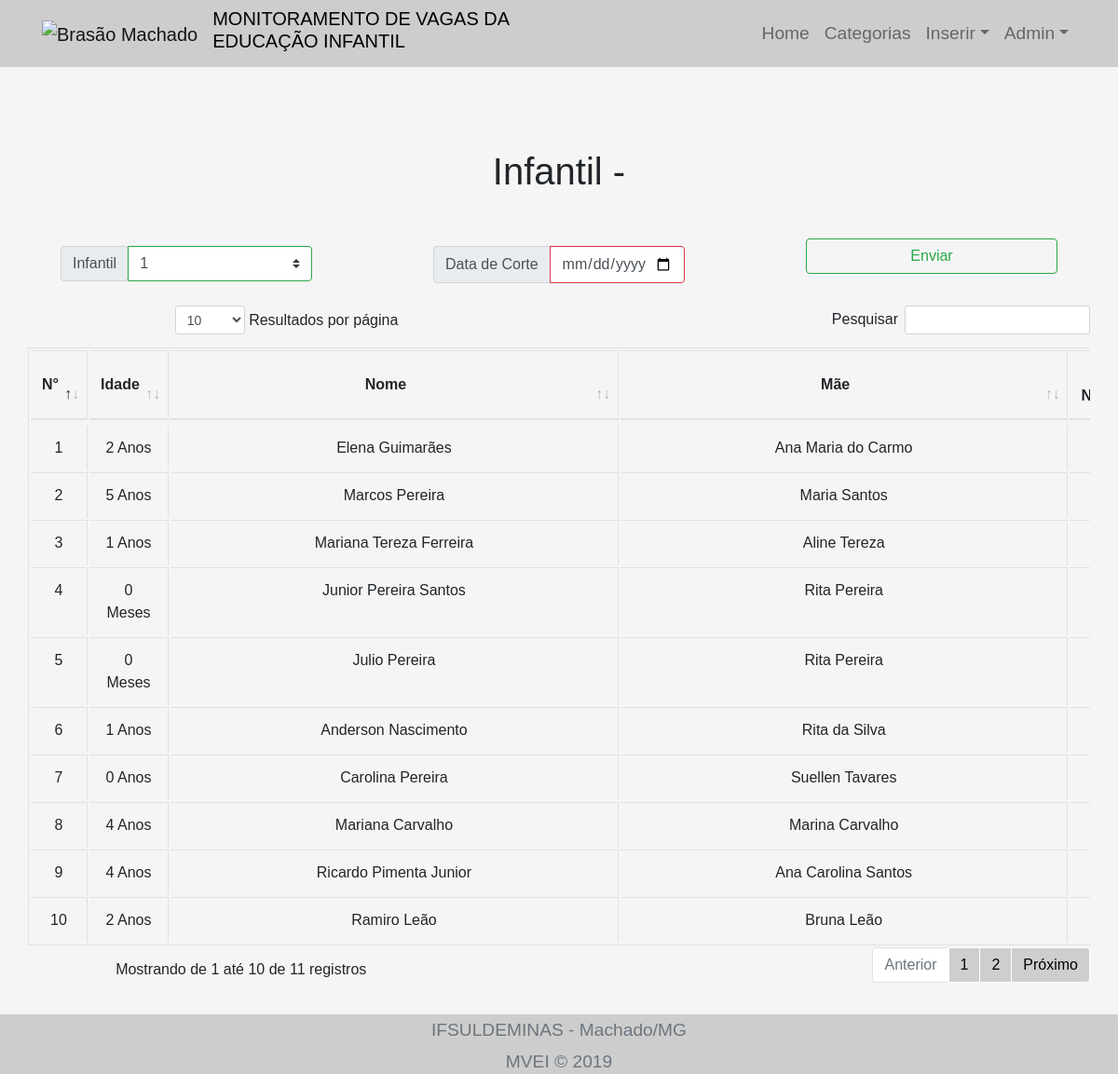
/view/categories.php?search=1 (signed in), run on the app's committed database.
### tables this page shows
CREATE TABLE IF NOT EXISTS `candidates` (
  `id` int(11) NOT NULL AUTO_INCREMENT,
  `name` varchar(255) NOT NULL,
  `birth_date` date NOT NULL,
  `tel1` bigint(12) NOT NULL,
  `tel2` bigint(12) DEFAULT NULL,
  `inscription_date` date NOT NULL,
  `situation` tinyint(3) NOT NULL,
  `obs` varchar(255) DEFAULT NULL,
  `conf_date` date DEFAULT NULL,
  `units_id` int(11) DEFAULT NULL,
  `classrooms_id` int(11) DEFAULT NULL,
  `parents_id` int(11) NOT NULL,
  PRIMARY KEY (`id`,`parents_id`),
  KEY `fk_candidates_classrooms_idx` (`classrooms_id`),
  KEY `fk_candidates_units_idx` (`units_id`),
  KEY `fk_candidates_parents1_idx` (`parents_id`)
);

CREATE TABLE IF NOT EXISTS `parents` (
  `id` int(11) NOT NULL AUTO_INCREMENT,
  `mother` varchar(255) DEFAULT NULL,
  `father` varchar(255) DEFAULT NULL,
  PRIMARY KEY (`id`)
);

### model/settings.config.php (called while the page is built)
<?php
$dbconfig = array(
	'driver' => 'mysql',
	'host' => 'localhost',
	'dbname' => 'infantil_education_mch',
	'username' => 'root',
	'password' => '',
	'options'=> array(PDO::ATTR_ERRMODE => PDO::ERRMODE_EXCEPTION,PDO::ATTR_DEFAULT_FETCH_MODE => PDO::FETCH_ASSOC));

### controller/CandidateController.php (called while the page is built, shortened)
<?php
require_once '../assets/helpers.php';
require_once '../model/settings.config.php';
require_once '../model/Candidate.php';
Class CandidateController extends Controller{
	private $candidate;
	public function __construct($dbconfig){
		$this->candidate = new Candidate($dbconfig);
	}
	private function getInterval($year,$endDate){
		$start_date = date("Y-m-d",strtotime("$endDate $year"));
		return $this->candidate->getCategory($start_date, $endDate);
	}
	public function getCategories($inf = '',$endDate = ''){
		switch ($inf) {
			default:
				$rows = $this->getInterval("-6 year",date("Y-m-d"));
				break;
		}
		return $rows;
	}
}
$controller = new CandidateController($dbconfig);
$controller->validateSession();
if (isset($_GET['search']) && $_GET['search'] == 1) {
	if (isset($_GET['inf']) && isset($_GET['date'])) {
		$year = $_GET['inf'];
		$endDate = $_GET['date'];
		$rows = $controller->getCategories($year,$endDate);
	}else
		$rows = $controller->getCategories();
}

### model/Candidate.php (called while the page is built, shortened)
<?php
Class Candidate extends Model{
	public function __construct($dbconfig){
		$this->dbconfig = $dbconfig;
	}
	public function getCategory($stDate,$endDate){
		try {
			$dbc = new DBConnection($this->dbconfig);
			$sql = "SELECT c.id cid, c.name cname, c.birth_date, c.tel1, c.tel2, c.inscription_date, c.situation, c.obs, c.conf_date,
						   a.id aid, a.street, a.number, a.neighborhood, p.id pid, p.mother, p.father
					FROM candidates c
					INNER JOIN addresses_has_candidates h ON h.candidates_id = c.id
					INNER JOIN addresses a ON a.id = h.addresses_id
					INNER JOIN parents p ON p.id = c.parents_id
					WHERE c.birth_date BETWEEN :stDate AND :endDate ORDER BY c.inscription_date";
			$params = array(':stDate' => $stDate, ':endDate' => $endDate);
			return $dbc->getQuery($sql,$params);
		} catch (PDOException $e) {
			echo __LINE__.$e->getMessage();
		}
	}
}

### model/DBConnection.php (called while the page is built, shortened)
<?php
Class DBConnection extends PDO{
    protected $_config;
    public $dbc;
    public function __construct(array $config) {
        $this->_config = $config;
    }
    private function createConnection(){
        $dsn = "" .
            $this->_config['driver'] .
            ":host=" . $this->_config['host'] .
            ";dbname=" . $this->_config['dbname'];
        try {
            $this->dbc = new PDO( $dsn, $this->_config[ 'username' ], $this->_config[ 'password' ], $this->_config['options']);
            $this->dbc->exec("set names utf8");
        } catch(PDOException $e ) {
            echo __LINE__.$e->getMessage();
        }
    }
    public function getQuery($sql,array $params = null) {
        $stmt = $this->dbc->prepare($sql);
        $stmt->execute($params);
        return  $stmt->fetchAll(PDO::FETCH_ASSOC);
    }
}

### assets/helpers.php (called while the page is built, shortened)
<?php
function dateDifference($date_1, $date_2, $differenceFormat = '%a'){
    $datetime1 = date_create($date_1, timezone_open('America/Sao_Paulo'));
    $datetime2 = date_create($date_2, timezone_open('America/Sao_Paulo'));
    $interval = date_diff($datetime1, $datetime2);
    if ($interval->format($differenceFormat) == 0) {
        $differenceFormat = '%m Meses';
    }
    if ($interval->format($differenceFormat) == 1) {
        $differenceFormat = '%y Ano';
    }
    if ($interval->format($differenceFormat) > 1) {
        $differenceFormat = '%y Anos';
    }
    return $interval->format($differenceFormat);
}

### view/categories.php (the view, shortened to what this page needs)
<?php
require_once '../assets/helpers.php';
require_once '../controller/CandidateController.php';
?>
    <section class="container-fluid text-center">
        <h1 class="mb-5"><span id='toolTip' tabindex='0' data-toggle='tooltip' title='A idade é baseada na data atual (<?php echo date("d-m-Y") ?>)' style='cursor: help;'> Infantil - <?php echo isset($_GET['inf'])?$_GET['inf']:"" ?></span></h1>
        <form action="categories.php" method="get" class="was-validated">
            <div class="row my-md-3 my-sm-5 justify-content-around">
                <div class="col-md-3 col-sm-12">
                    <div class="input-group my-2">
                        <div class="input-group-prepend">
                            <span id='toolTip' tabindex='0' data-toggle='tooltip' title='A idade é baseada na data atual' style='cursor: help;'>
                            <span class="input-group-text" id="basic-addon-I">Infantil</span>
                        </div>
                        <select class="custom-select" required id="inf" name="inf" aria-describedby="basic-addon-inf">
                            <option value='I' selected>1</option>
                        </select>
                    </div>
                </div>
                <div class="col-md-3 col-sm-12">
                    <div class="input-group my-2">
                        <div class="input-group-prepend">
                            <span class="input-group-text" id="basic-addon-date">Data de Corte</span>
                        </div>
                        <input type="date" required class="form-control" id="date" name="date" aria-describedby="basic-addon-date">
                    </div>
                </div>
                <div class="form-group col-md-3 col-sm-6">
                   <button type="submit" class="btn btn-outline-success btn-block" id="search" name="search" value="1">Enviar</button>
                </div>
            </div>
        </form>
        <table id="table_id" class="display table table-bordered table-hover" role="table">
            <thead>
                <tr>
                    <th scope="col" class="text-center align-middle">N°</th>
                    <th scope="col" class="text-center align-middle">Idade</th>
                    <th scope="col" class="text-center align-middle">Nome</th>
                    <th scope="col" class="text-center align-middle">Mãe</th>
                    <th scope="col" class="text-center align-middle">Data de Nascimento</th>
                </tr>
            </thead>
            <tbody>
                <?php $i=0;  foreach ($rows as $row => $column): $i++;?>
                    <tr class="custom-anchor" data-href="<?php echo $column['cid'] ?>" onclick="candidateData(this)" title="Editar Candidato">
                        <td scope="row" class="text-center"><?php echo $i ?></td>
                        <td scope="row" class="text-center"><?php echo dateDifference(date("Y-m-d"), $column['birth_date'],'%y') ?></td>
                        <td scope="row" class="text-center"><?php echo $column['cname'] ?></td>
                        <td scope="row" class="text-center"><?php echo $column['mother'] ?></td>
                        <td scope="row" class="text-center"><?php echo stringToDate($column['birth_date']) ?></td>
                    </tr>
                <?php endforeach ?>
            </tbody>
        </table>
    </section>
    <div class="container pb-5 mb-5">
    </div>
<?php
require_once 'template/footer.php';
?>

### assets/css/style.css (style rules this page uses)
html { position: relative; min-height: 100%; font-size: 1rem; }
body { padding-top: 10rem; font-family: Arial, Calibri; background-color: #f5f5f5; }
.custom-anchor { cursor: pointer; }

### data on the page
candidates: name "Elena Guimarães", parents.mother "Ana Maria do Carmo"
candidates: name "Marcos Pereira", parents.mother "Maria Santos"
candidates: name "Mariana Tereza Ferreira", parents.mother "Aline Tereza"
candidates: name "Junior Pereira Santos", parents.mother "Rita Pereira"
candidates: name "Julio Pereira", parents.mother "Rita Pereira"
candidates: name "Anderson Nascimento", parents.mother "Rita da Silva"
candidates: name "Carolina Pereira", parents.mother "Suellen Tavares"
candidates: name "Mariana Carvalho", parents.mother "Marina Carvalho"
candidates: name "Ricardo Pimenta Junior", parents.mother "Ana Carolina Santos"
candidates: name "Ramiro Leão", parents.mother "Bruna Leão"

### other printed values
$_SESSION['name'] "Admin"
